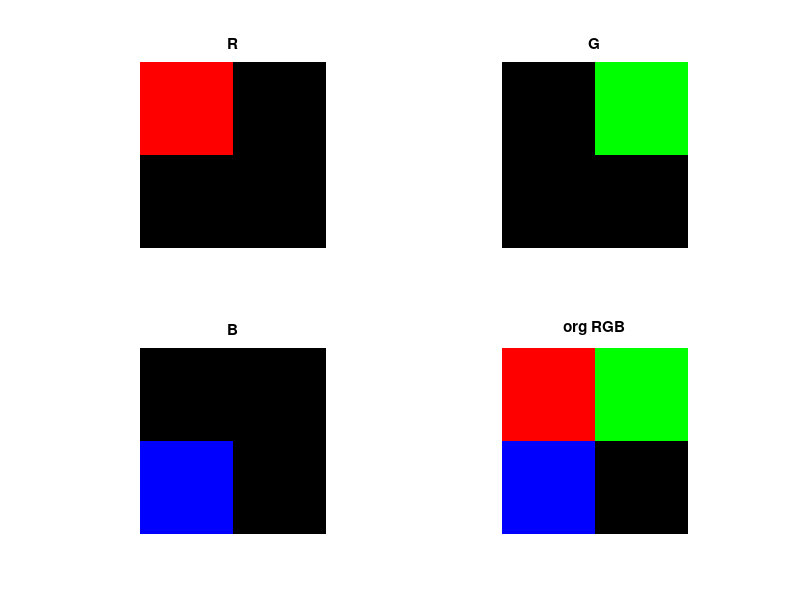

Here is the MATLAB script that generated this plot: (Note: this script raises an error after producing the figure.)
%path='AyanamiRei.jpg';

rgb_R = zeros(128, 128);rgb_R(1:64, 1:64) = 255;
rgb_G = zeros(128, 128);rgb_G(1:64, 65:128)= 255;
rgb_B = zeros(128, 128);rgb_B(65:128, 1:64) = 255;
I_RGB=cat(3, rgb_R, rgb_G, rgb_B);
%figure, imshow(rgb), title('RGB彩色图像'); 



%I=imread(path);
I=I_RGB;
%figure(20);
%imshow(I);title('org RGB');%显示原始彩色图像

% 取单通道RGB
[r,g,b] = deal(I(:,:,1),I(:,:,2),I(:,:,3)); %通道分离split channel
figure(1);
subplot(2,2,1);imshow(cat(3,r,zeros(size(r)),zeros(size(r))));title('R');
subplot(2,2,2);imshow(cat(3,zeros(size(g)),g,zeros(size(g))));title('G');
subplot(2,2,3);imshow(cat(3,zeros(size(b)),zeros(size(b)),b));title('B');
subplot(2,2,4);imshow(I);title('org RGB');%显示原始彩色图像

%%  任务1：HSI颜色空间
I_HSI=rgb2hsi(I);
figure(2);
% hhh = hsi2rgb(cat(3,I_HSI(:,:,1),zeros(size(I_HSI(:,:,2))),zeros(size(I_HSI(:,:,3)))));
% sss = hsi2rgb(cat(3,zeros(size(I_HSI(:,:,1))),I_HSI(:,:,2),zeros(size(I_HSI(:,:,3)))));
% iii = hsi2rgb(cat(3,zeros(size(I_HSI(:,:,1))),zeros(size(I_HSI(:,:,2))),I_HSI(:,:,3)));
subplot(2,2,1);imshow(I_HSI(:,:,1),[]);title('H');
subplot(2,2,2);imshow(I_HSI(:,:,2),[]);title('S');
subplot(2,2,3);imshow(I_HSI(:,:,3),[]);title('I');
rgb_from_hsi = hsi2rgb(I_HSI); % 这个公式返回的是0~1的RGB
subplot(2,2,4);imshow(rgb_from_hsi);title("rgb from hsi");

%%  任务2：YUV颜色空间
I_YUV = rgb2yuv(I);
yyy = yuv2rgb(cat(3,I_YUV(:,:,1),zeros(size(I_YUV(:,:,2))),zeros(size(I_YUV(:,:,3)))));
uuu = yuv2rgb(cat(3,zeros(size(I_YUV(:,:,1))),I_YUV(:,:,2),zeros(size(I_YUV(:,:,3)))));
vvv = yuv2rgb(cat(3,zeros(size(I_YUV(:,:,1))),zeros(size(I_YUV(:,:,2))),I_YUV(:,:,3)));
figure(3);
subplot(2,2,1);imshow(yyy,[]);title('Y');
subplot(2,2,2);imshow(uuu,[]);title('U');
subplot(2,2,3);imshow(vvv,[]);title('V');
rgb_from_yuv = yuv2rgb(I_YUV);
subplot(2,2,4);imshow(rgb_from_yuv);title("rgb from yuv");


%%  任务3：HSV颜色空间
I_HSV = rgb2hsv(I);   % 这里用matlab内建的转换函数
figure(4);
subplot(2,2,1);imshow(I_HSV(:,:,1),[]);title('H');
subplot(2,2,2);imshow(I_HSV(:,:,2),[]);title('S');
subplot(2,2,3);imshow(I_HSV(:,:,3),[]);title('V');
rgb_from_hsv = hsv2rgb(I_HSV);
subplot(2,2,4);imshow(rgb_from_hsv);title("rgb from hsv");



%% 任务4：I通道亮度的图像增强
rgb_enhance = img_enhance(I);
figure(10);imshow(rgb_enhance);title("image enhancement"); 




%%  RGB-HSI
function [hsi] = rgb2hsi(rgb)
    rgb=im2double(rgb);
    [r,g,b]=deal(rgb(:,:,1),rgb(:,:,2),rgb(:,:,3));
    
    numerator=(r-g)+(r-b);
    denominator=2*sqrt((r-g).^2 + (r-b).*(g-b));
    theta=acos(numerator./(denominator+eps))/(2*pi);
    hhh=theta.*(b<=g)+(1-theta).*(b>g);
    sss=1-3.*min(cat(3,r,g,b),[],3)./(r+g+b+eps);
    iii=(r+g+b)/3;
    
    %hhh=(hhh-min(hhh,[],'all'))./(max(hhh,[],'all')-min(hhh,[],'all')+eps);
    %sss=(sss-min(sss,[],'all'))./(max(sss,[],'all')-min(sss,[],'all')+eps);
    hsi=cat(3,hhh,sss,iii);
end

function [rgb] = hsi2rgb(hsi)
  hsi=im2double(hsi);
  [hhh,sss,iii]=deal(hsi(:,:,1),hsi(:,:,2),hsi(:,:,3));% md怎么i是个内建的关键字 md怎么ss也是淦
  [r,g,b]=deal(zeros(size(hhh)));
  for m = 1:size(hhh,1)
    for n = 1:size(hhh,2)
        if (hhh(m,n)>=0&&hhh(m,n)< 1/3)
          r(m,n) = iii(m,n)*(1+(sss(m,n)*cos(2*pi*hhh(m,n)))/cos(pi/3-2*pi*hhh(m,n)));
          b(m,n) = iii(m,n)*(1-sss(m,n));
          g(m,n) = 3*iii(m,n)-(b(m,n)+r(m,n));
          continue; 
        end
        if (hhh(m,n)>=1/3&&hhh(m,n)< 2/3)
          g(m,n) = iii(m,n)*(1+(sss(m,n)*cos(2*pi*hhh(m,n)-2/3*pi))/cos(pi-2*pi*hhh(m,n)));
          r(m,n) = iii(m,n)*(1-sss(m,n));
          b(m,n) = 3*iii(m,n)-(g(m,n)+r(m,n));
          continue;
        end
        if (hhh(m,n)>=2/3&&hhh(m,n)<=1)
          b(m,n) = iii(m,n)*(1+(sss(m,n)*cos(2*pi*hhh(m,n)-4/3*pi))/cos(5/3*pi-2*pi*hhh(m,n)));
          g(m,n) = iii(m,n)*(1-sss(m,n));
          r(m,n) = 3*iii(m,n)-(b(m,n)+g(m,n));
          continue;
        end
    end
  end
  rgb = rescale(cat(3,r,g,b));
end

%%  RGB-YUV
function [yuv] = rgb2yuv(rgb)  
    cvtMat = [ 0.299  0.587  0.114;
              -0.147 -0.289  0.436; 
               0.615 -0.515 -0.100];
    cvtY=repmat(reshape(cvtMat(1,:),[1,1,3]),[size(rgb,[1,2]),1]);
    cvtU=repmat(reshape(cvtMat(2,:),[1,1,3]),[size(rgb,[1,2]),1]);
    cvtV=repmat(reshape(cvtMat(3,:),[1,1,3]),[size(rgb,[1,2]),1]);
    yuv = fix(cat(3,dot(cvtY,double(rgb),3),dot(cvtU,double(rgb),3),dot(cvtV,double(rgb),3)));
end

function [rgb] = yuv2rgb(yuv)  
  cvtMat = [ 1.00  0.00  1.14;
             1.00 -0.39 -0.58; 
             1.00  2.03  0.00];
  cvtR=repmat(reshape(cvtMat(1,:),[1,1,3]),[size(yuv,[1,2]),1]);
  cvtG=repmat(reshape(cvtMat(2,:),[1,1,3]),[size(yuv,[1,2]),1]);
  cvtB=repmat(reshape(cvtMat(3,:),[1,1,3]),[size(yuv,[1,2]),1]);
  rgb = fix(cat(3,dot(cvtR,double(yuv),3),dot(cvtG,double(yuv),3),dot(cvtB,double(yuv),3)));
  rgb = uint8(max(rgb,0));
end

%% image enhancement
function [rgb_out] = img_enhance(rgb_in)
    hsv_tmp = rgb2hsv(rgb_in);

    % 增强i通道的亮度
    hsv_tmp(:,:,3) = histeq(hsv_tmp(:,:,3));
    hsv_tmp(:,:,3) = 0.6*hsv_tmp(:,:,3);
    hsv_tmp(:,:,2) = 0.6*hsv_tmp(:,:,2);

    rgb_out = hsv2rgb(hsv_tmp);
end


